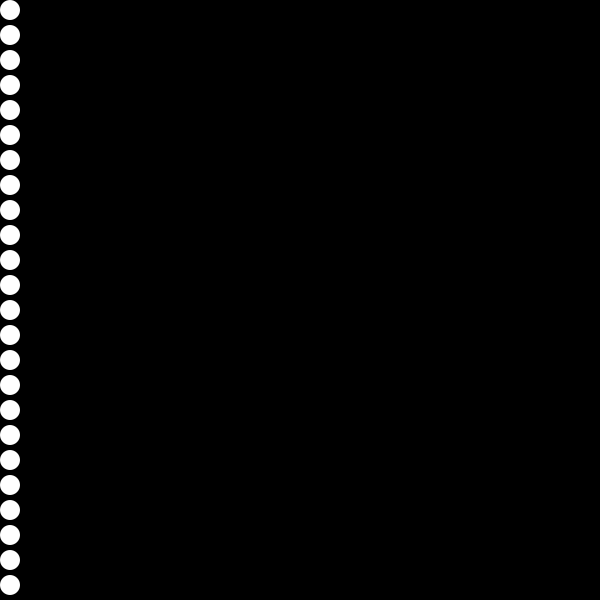
Frame 1 (no input)
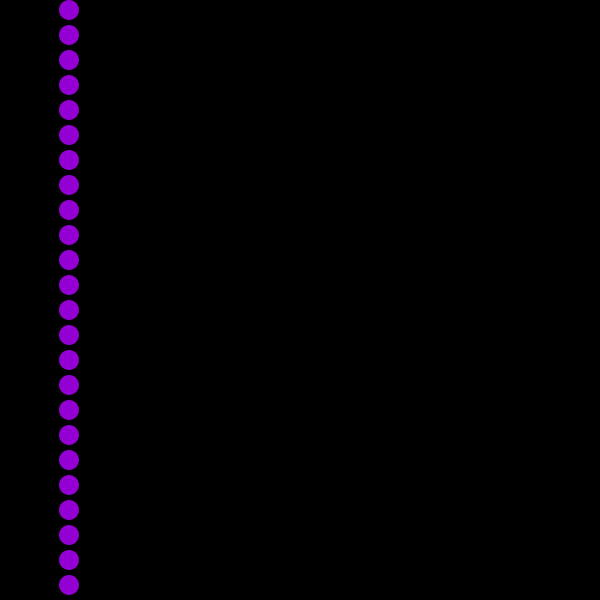
Frame 60 (the mouse pressed at the canvas centre just before this capture)
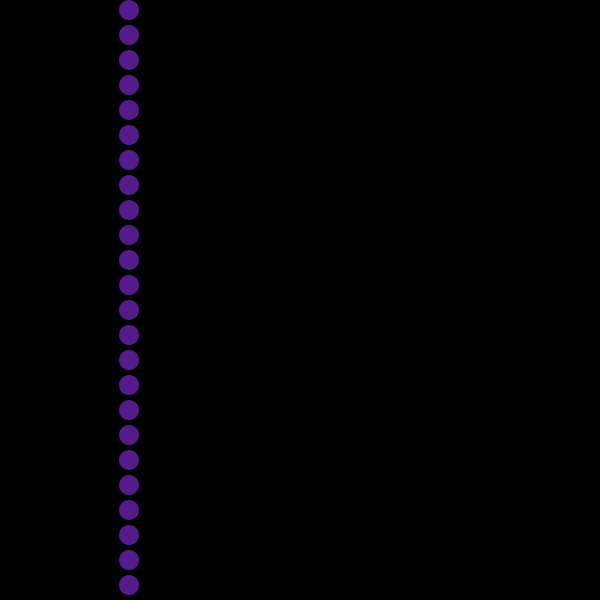
Frame 120 (the mouse held since frame 60 and released just before this capture)

The Processing sketch that drew these frames (run headless with seeded random() and noise(); from frame 60 on, the mouse is pressed at the canvas centre):

// Processing sketch: processing_33281
// ── processing_33281.pde

//Nicole Del Senno
//N00211488

int x=10;
int y=0;

void setup(){
  size(600,600);
  noStroke();
  smooth();
  frameRate(100);
}

void draw(){
  background(0);
  for (int i=10; i<=width-10; i+=25){
    ellipse(x,i,20,20);
  }
  x++;
  if (x > width){
    x=0;
  }
  if(x>60 && x<540){
    fill(148,0,211);
    
    if(x>120 && x<480){
     fill(85,26,139);
          
      if(x>180 && x<420){
       fill(0,0,255);
         
        if(x>240 && x<360){
         fill(223,255,255);
           
          if(x>280 && x<300){
           fill(255,255,255);
           
    }else{
      fill(238,130,238);
}

       }
      }
    }
  }
}
 
